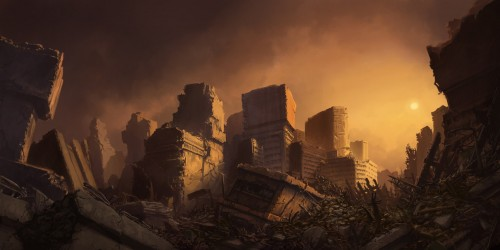
#> input picture dataset/OperacaoPontuais_FiltroEspacial/data/t1.jpg, 500 x 250 px, found by its file name
$ jupyter execute Pratica_Filtragem_Espacial_respostas.ipynb
#> lines starting #> are read from the running program, lines starting #| are printed output that depends on the picture
<a href="https://colab.research.google.com/github/VielF/ColabProjects/blob/main/Pr%C3%A1tica_Filtragem_Espacial.ipynb" target="_parent"></a>

Universidade do Vale do Itajaí<br>
Escola Politécnica<br>
Processamento Digital de Sinais: Imagens

# Exercício Avalitivo de Filtragem Espacial

### Tutoriais da OpenCV

- https://docs.opencv.org/master/d9/df8/tutorial_root.html
- https://www.geeksforgeeks.org/opencv-python-tutorial/

## Conversão de imagem RGB em imagem Grayscale

[cell 1]
import cv2
import numpy as np
import matplotlib.pyplot as plt
from google.colab.patches import cv2_imshow

[cell 2]
#abria a imagem
img = cv2.imread('/content/data/t1.jpg',1)
#> img is the input picture: shape (250, 500, 3); mean B, G, R 34.8, 52.4, 81
cv2_imshow(img)

[cell 3]
#mostrando a imagem colorida
#cv2.imshow('in', img)
#cv2.waitKey(0)
#cv2.destroyAllWindows()

[cell 4]
#aplicando conversão básica
#numpy
#img_grayscale_basic = (img[ : , : ,0]+img[ : , : ,1]+img[ : , : ,2])/3

#cv2
B, G, R = cv2.split(img)
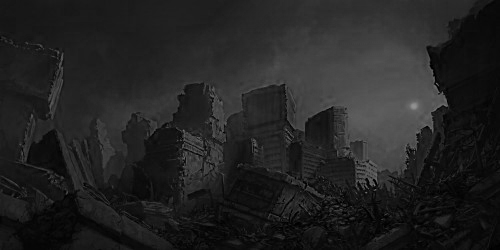
#> B: shape (250, 500); min 0, max 146, mean 34.8
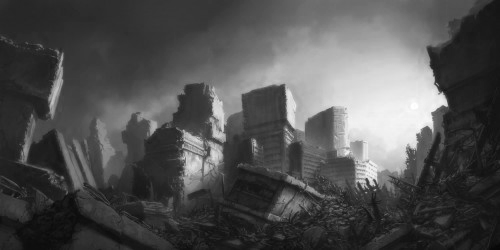
#> R: shape (250, 500); min 7, max 255, mean 81
img_grayscale_basic = (B+G+R)/3
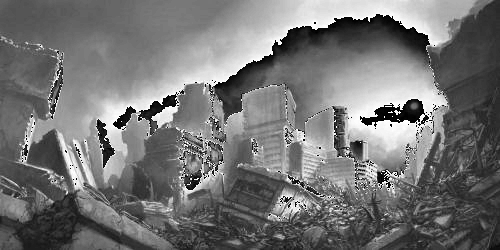
#> img_grayscale_basic: shape (250, 500) float64; min 0, max 85, mean 38.7; drawn with min black and max white

img_grayscale_basic = np.array(img_grayscale_basic, dtype=np.uint8)
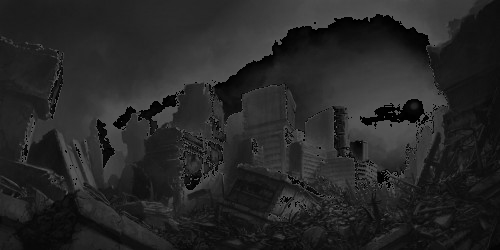
#> img_grayscale_basic: shape (250, 500); min 0, max 85, mean 38.3

cv2_imshow(img_grayscale_basic)
##cv2.waitKey(0)
#cv2.destroyAllWindows()

[cell 5]
#aplicando conversão ponderada
#img_grayscale_basic = 0.299*img[ : , : ,0] + 0.587*img[ : , : ,1] + 0.114*img[ : , : ,2]

#cv2
B, G, R = cv2.split(img)
img_grayscale_pondered = 0.299*B+0.587*G+0.114*R

img_grayscale_pondered = np.array(img_grayscale_pondered, dtype=np.uint8)

cv2_imshow(img_grayscale_pondered)
#cv2.waitKey(0)
#cv2.destroyAllWindows()

## Filtro Espacial

[cell 6]
def gauss_create(sigma=1, size_x=3, size_y=3):
    '''
    Create normal (gaussian) distribuiton
    '''
    x, y = np.meshgrid(np.linspace(-1,1,size_x), np.linspace(-1,1,size_y))
    calc = 1/((2*np.pi*(sigma**2)))
    exp = np.exp(-(((x**2) + (y**2))/(2*(sigma**2))))

    return exp*calc

### Suavização

1. Implemente a sua própria convolução manualmente, em formato de função, utilizando os conceitos vistos em aula
2. Aplique a filtragem de suavização, com as máscaras 3x3, 5x5 e 7x7, com os filtros:
 - média
 - gaussino (escolha uma distribuição adequada, podendo utilizar a função acima ou recuperando a distribuição usada na OpenCV)
 - mediana
3. Relate as observações visíveis nas imagens de saída com os filtros usados, descrevendo o comportamento visual em relação as bordas, ruídos e esmaecimento da imagem com os diferentes kernels

#### Dicas
 - Você pode adicionar ruído nas imagens usando a função random_noise: `from skimage.util import random_noise`. Cuidado com o retorno da função, talvez seja necessário regularizar a mesma novamente para o intervalo de 0 à 255.

[cell 7]
def add_padding(img, padding_height, padding_width):
    n, m = img.shape

    padded_img = np.zeros((n + padding_height * 2, m + padding_width * 2))
    padded_img[padding_height : n + padding_height, padding_width : m + padding_width] = img

    return padded_img

[cell 8]
def bubble_sort(arr):

    # Outer loop to iterate through the list n times
    for n in range(len(arr) - 1, 0, -1):

        # Inner loop to compare adjacent elements
        for i in range(n):
            if arr[i] > arr[i + 1]:

                # Swap elements if they are in the wrong order
                swapped = True
                arr[i], arr[i + 1] = arr[i + 1], arr[i]
    return arr

[cell 9]
def conv2d(img, kernel, padding=True):
    # Get dimensions of the kernel
    k_height, k_width = kernel.shape  # Atribui valor à variável k_height, k_width

    # Get dimensions of the image
    img_height, img_width = img.shape  # Atribui valor à variável img_height, img_width

    # Calculate padding required
    pad_height = k_height // 2  # Atribui valor à variável pad_height
    pad_width = k_width // 2  # Atribui valor à variável pad_width

    # Create a padded version of the image to handle edges
    if padding == True:
        padded_img = add_padding(img, pad_height, pad_width)  # Atribui valor à variável padded_img

    #print(padded_img)

    # Initialize an output image with zeros
    output = np.zeros((img_height, img_width), dtype=float)  # Atribui valor à variável output

    # Perform convolution
    for i_img in range(img_height):  # Loop usando i
        for j_img in range(img_width):  # Loop usando j
            for i_kernel in range(k_height):
                for j_kernel in range(k_width):
                    output[i_img, j_img] = output[i_img, j_img] + (padded_img[i_img+i_kernel, j_img+j_kernel] * kernel[i_kernel, j_kernel])  # Atribui valor à variável output[i, j]
            output[i_img, j_img] = int(output[i_img, j_img])

    return np.array(output, dtype=np.uint8)

[cell 10]
mean_3x3 = np.ones((3, 3))/9
mean_5x5 = np.ones((5, 5))/25
mean_7x7 = np.ones((7, 7))/49


img_mean = conv2d(img_grayscale_pondered, mean_3x3)
#> in add_padding, `padded_img[padding_height : n + padding_height, padding_width : m + pa..`:
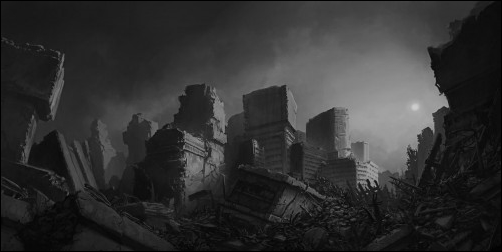
#> padded_img: shape (252, 502) float64; min 0, max 204, mean 49.3
conv_opencv = cv2.filter2D(src=img_grayscale_pondered, ddepth=-1, kernel=mean_3x3, borderType=cv2.BORDER_CONSTANT)
print(img_mean)
#> (printed output is left out)
print(conv_opencv)
#> (printed output is left out)
cv2_imshow(img_mean)

[cell 11]
#gaussiano
gaus_3x3 = gauss_create(sigma=1, size_x=3, size_y=3)
gaus_5x5 = gauss_create(sigma=1, size_x=5, size_y=5)
gaus_7x7 = gauss_create(sigma=1, size_x=7, size_y=7)

img_mean = conv2d(img_grayscale_pondered, gaus_3x3)
#> call 2 of conv2d, with kernel = array of shape (3, 3), padding = True
#> after the loop in conv2d (call 2), `for i_img in range(img_height):`:
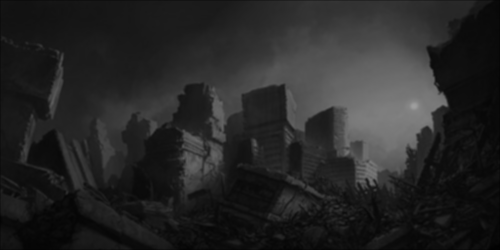
#> output: shape (250, 500) float64; min 1, max 158, mean 38.3
conv_opencv = cv2.filter2D(src=img_grayscale_pondered, ddepth=-1, kernel=gaus_3x3, borderType=cv2.BORDER_CONSTANT)
print(img_mean)
#> (printed output is left out)
print(conv_opencv)
#> (printed output is left out)

[cell 12]
def medianFilter(img, kernel, padding=True):
    # Get dimensions of the kernel
    k_height, k_width = kernel.shape  # Atribui valor à variável k_height, k_width

    # Get dimensions of the image
    img_height, img_width = img.shape  # Atribui valor à variável img_height, img_width

    # Calculate padding required
    pad_height = k_height // 2  # Atribui valor à variável pad_height
    pad_width = k_width // 2  # Atribui valor à variável pad_width

    # Create a padded version of the image to handle edges
    if padding == True:
        padded_img = add_padding(img, pad_height, pad_width)  # Atribui valor à variável padded_img
    else:
        padded_img = img
    #print(padded_img)

    # Initialize an output image with zeros
    output = np.zeros((img_height, img_width), dtype=float)  # Atribui valor à variável output
    kernel_vectorized = np.zeros(k_height*k_width)
    #print(kernel_vectorized)
    # Perform convolution
    for i_img in range(img_height):  # Loop usando i
        for j_img in range(img_width):  # Loop usando j
            i_vector = 0
            for i_kernel in range(k_height):
                for j_kernel in range(k_width):
                    kernel_vectorized[i_vector] = padded_img[i_img+i_kernel, j_img+j_kernel]  # Atribui valor à variável output[i, j]
                    i_vector+=1
            kernel_vectorized = bubble_sort(kernel_vectorized)
            median_index = int(((k_height*k_width)/2)+1)
            output[i_img, j_img] = int(kernel_vectorized[median_index])

    return np.array(output, dtype=np.uint8)

[cell 13]
#gaussiano
gaus_3x3 = gauss_create(sigma=1, size_x=3, size_y=3)
gaus_5x5 = gauss_create(sigma=1, size_x=5, size_y=5)
gaus_7x7 = gauss_create(sigma=1, size_x=7, size_y=7)

img_mean = medianFilter(img_grayscale_pondered, gaus_3x3, padding=True)
#> after the loop in medianFilter, `for i_img in range(img_height):`: kernel_vectorized = [0, 0, 0, 0, 0, 4, 4, 4, 4]
conv_opencv = cv2.medianBlur(img_grayscale_pondered, 3)
print(img_grayscale_pondered)
#> (printed output is left out)
print(img_mean)
#> (printed output is left out)
print(conv_opencv)
#> (printed output is left out)
cv2_imshow(img_mean)

### Sharpening

4. Implemente os filtros de sharpening, utilizando as diferentes mascarás apresentadas no livro de referência da disciplina:
 - Laplaciano (figura 3.37)
 - Sharpening implementado na figura 3.38
 - Unsharp Masking e Highboost Filtering
 - Implemente os detectores de borda Laplaciano, Roberts e Sobel
 - Utilize a função Canny da OpenCV na mesma imagem usando nos outros detectores

5. Relate as observações visíveis nas imagens de saída com os filtros usados, descrevendo o comportamento visual em relação as bordas, ruídos e esmaecimento da imagem com os diferentes kernels e para os diferentes algoritmos
6. Você observa uma discrepante melhoria na detecção de bordas pelo Canny em comparação aos outros 3 que justifique a complexidade adicional?
7. Aplique o filtro Sobel pós operação com um filtro de suavização (a sua escolha) e compare com a saída do Canny. Descreva suas observações técnicas sobre o comportamento.

[cell 14]
def conv2d_sharpening(img, kernel, padding=True):
    # Get dimensions of the kernel
    k_height, k_width = kernel.shape  # Atribui valor à variável k_height, k_width

    # Get dimensions of the image
    img_height, img_width = img.shape  # Atribui valor à variável img_height, img_width

    # Calculate padding required
    pad_height = k_height // 2  # Atribui valor à variável pad_height
    pad_width = k_width // 2  # Atribui valor à variável pad_width

    # Create a padded version of the image to handle edges
    if padding == True:
        padded_img = add_padding(img, pad_height, pad_width)  # Atribui valor à variável padded_img

    #print(padded_img)

    # Initialize an output image with zeros
    output = np.zeros((img_height, img_width), dtype=float)  # Atribui valor à variável output

    # Perform convolution
    for i_img in range(img_height):  # Loop usando i
        for j_img in range(img_width):  # Loop usando j
            #calcula kernel
            for i_kernel in range(k_height):
                for j_kernel in range(k_width):
                    output[i_img, j_img] = output[i_img, j_img] + (padded_img[i_img+i_kernel, j_img+j_kernel] * kernel[i_kernel, j_kernel])  # Atribui valor à variável output[i, j]
            output[i_img, j_img] = int(output[i_img, j_img])

    return np.array(output, dtype=np.float32)

[cell 15]
kernel_laplaciano = np.array(([0,1,0],[1,-4,1],[0,1,0]))
kernel_roberts_1 = np.array(([-1,0],[0,1]))
kernel_roberts_2 = np.array(([0,-1],[1,0]))
kernel_sobel_1 = np.array(([-1,-2,-1],[0,0,0],[1,2,1]))
kernel_sobel_2 = np.array(([-1,0,1],[-2,0,2],[-1,0,1]))

img_sobel_1 = conv2d_sharpening(img_grayscale_pondered, kernel_sobel_1)
#> after the loop in conv2d_sharpening, `for i_img in range(img_height):`:
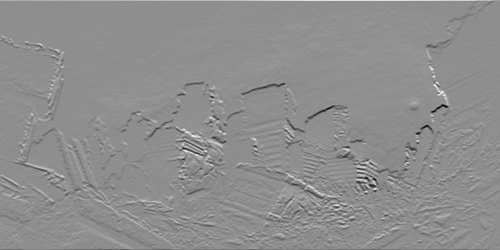
#> output: shape (250, 500) float64; min -452, max 356, mean -0.4; drawn with min black and max white
img_sobel_2 = conv2d_sharpening(img_grayscale_pondered, kernel_sobel_2)
#> call 2 of conv2d_sharpening, with kernel = array of shape (3, 3), padding = True
#> after the loop in conv2d_sharpening (call 2), `for i_img in range(img_height):`:
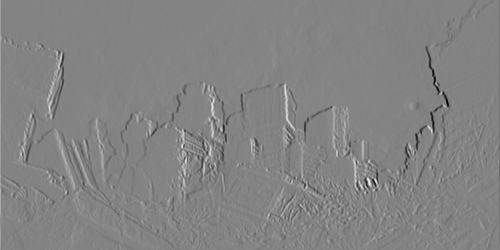
#> output: shape (250, 500) float64; min -495, max 464, mean -0.1; drawn with min black and max white

img_sobel = np.abs(img_sobel_1)+np.abs(img_sobel_2)
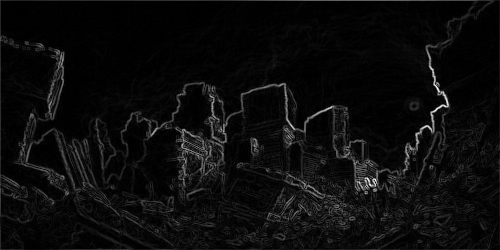
#> img_sobel: shape (250, 500) float32; min 0, max 700, mean 34.4; drawn with min black and max white
cv2_imshow(img_sobel)

laplaciano = conv2d_sharpening(img_grayscale_pondered, kernel_laplaciano)
#> call 3 of conv2d_sharpening, with kernel = array of shape (3, 3), padding = True
#> after the loop in conv2d_sharpening (call 3), `for i_img in range(img_height):`:
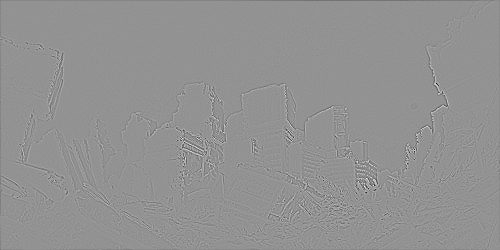
#> output: shape (250, 500) float64; min -329, max 243, mean -0.3; drawn with min black and max white
cv2_imshow(laplaciano)

$ run again, with dataset/OperacaoPontuais_FiltroEspacial/data/t2.jpg copied over dataset/OperacaoPontuais_FiltroEspacial/data/t1.jpg
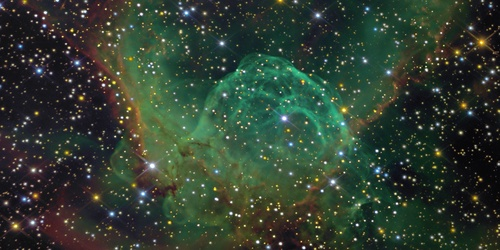
#> input picture dataset/OperacaoPontuais_FiltroEspacial/data/t2.jpg, 500 x 250 px, found by its file name
#> img is the input picture: shape (250, 500, 3); mean B, G, R 49.4, 62.5, 48.9
#> (printed output is left out)
#> (printed output is left out)
#> after the loop in conv2d (call 2), `for i_img in range(img_height):`:
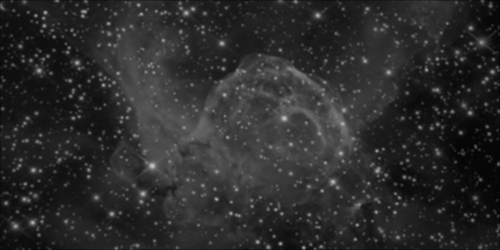
#> output: shape (250, 500) float64; min 3, max 196, mean 43.5
#> (printed output is left out)
#> (printed output is left out)
#> after the loop in medianFilter, `for i_img in range(img_height):`: kernel_vectorized = [0, 0, 0, 0, 0, 26, 30, 34, 46]
#> (printed output is left out)
#> (printed output is left out)
#> (printed output is left out)
#> after the loop in conv2d_sharpening (call 3), `for i_img in range(img_height):`:
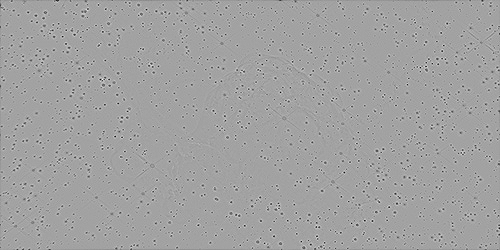
#> output: shape (250, 500) float64; min -533, max 305, mean -0.5; drawn with min black and max white
